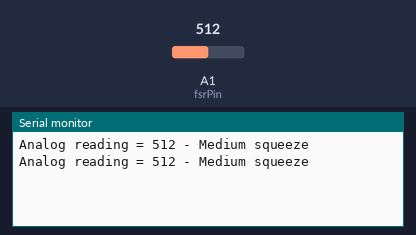
The sketch below on a simulated Arduino Uno, built with avr-gcc and run on an emulated ATmega328P. On the bench: the last lines printed to the serial monitor. The inputs (shaded band) are chosen by the test bench; at power-on: A1 (fsrPin) = 512.

Above: at 1.8 s.
1.9 s: A1 (fsrPin) set to 490
At 2.8 s:
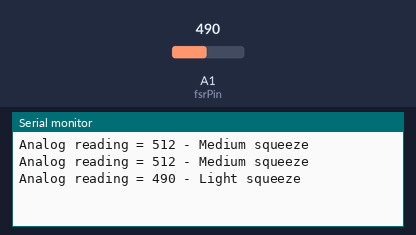
4.5 s: A1 (fsrPin) set to 190
At 5.5 s:
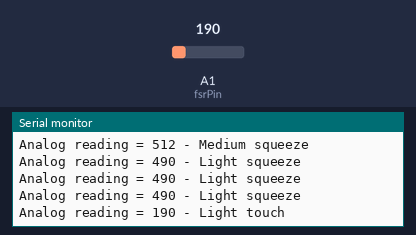
7.5 s: A1 (fsrPin) set to 0
At 8.8 s:
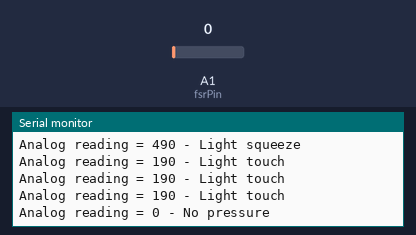
10.5 s: A1 (fsrPin) set to 810
At 11.4 s:
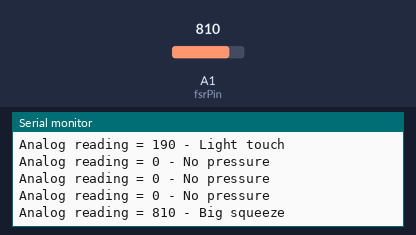

The sketch:

force_sensor_test.ino
```cpp
/* FSR simple testing sketch.

Connect one end of FSR to power, the other end to Analog 0.
Then connect one end of a 10K resistor from Analog 0 to ground

For more information see www.ladyada.net/learn/sensors/fsr.html */

int fsrPin = A1;     // the FSR and 10K pulldown are connected to a0
int fsrReading;     // the analog reading from the FSR resistor divider

void setup(void) {
  // We'll send debugging information via the Serial monitor
  Serial.begin(115200);
}

void loop(void) {
  fsrReading = analogRead(fsrPin);

  Serial.print("Analog reading = ");
  Serial.print(fsrReading);     // the raw analog reading

  // We'll have a few threshholds, qualitatively determined
  if (fsrReading < 10) {
    Serial.println(" - No pressure");
  } else if (fsrReading < 200) {
    Serial.println(" - Light touch");
  } else if (fsrReading < 500) {
    Serial.println(" - Light squeeze");
  } else if (fsrReading < 800) {
    Serial.println(" - Medium squeeze");
  } else {
    Serial.println(" - Big squeeze");
  }
  delay(1000);
}
```

Measured:
- after the input at 1.9 s, the serial monitor: prints a new line after 0.10 s (image 1)
- after the input at 4.5 s, the serial monitor: prints a new line after 0.50 s (image 2)
- after the input at 7.5 s, the serial monitor: prints a new line after 0.51 s (image 3)
- after the input at 10.5 s, the serial monitor: prints a new line after 0.51 s (image 4)
